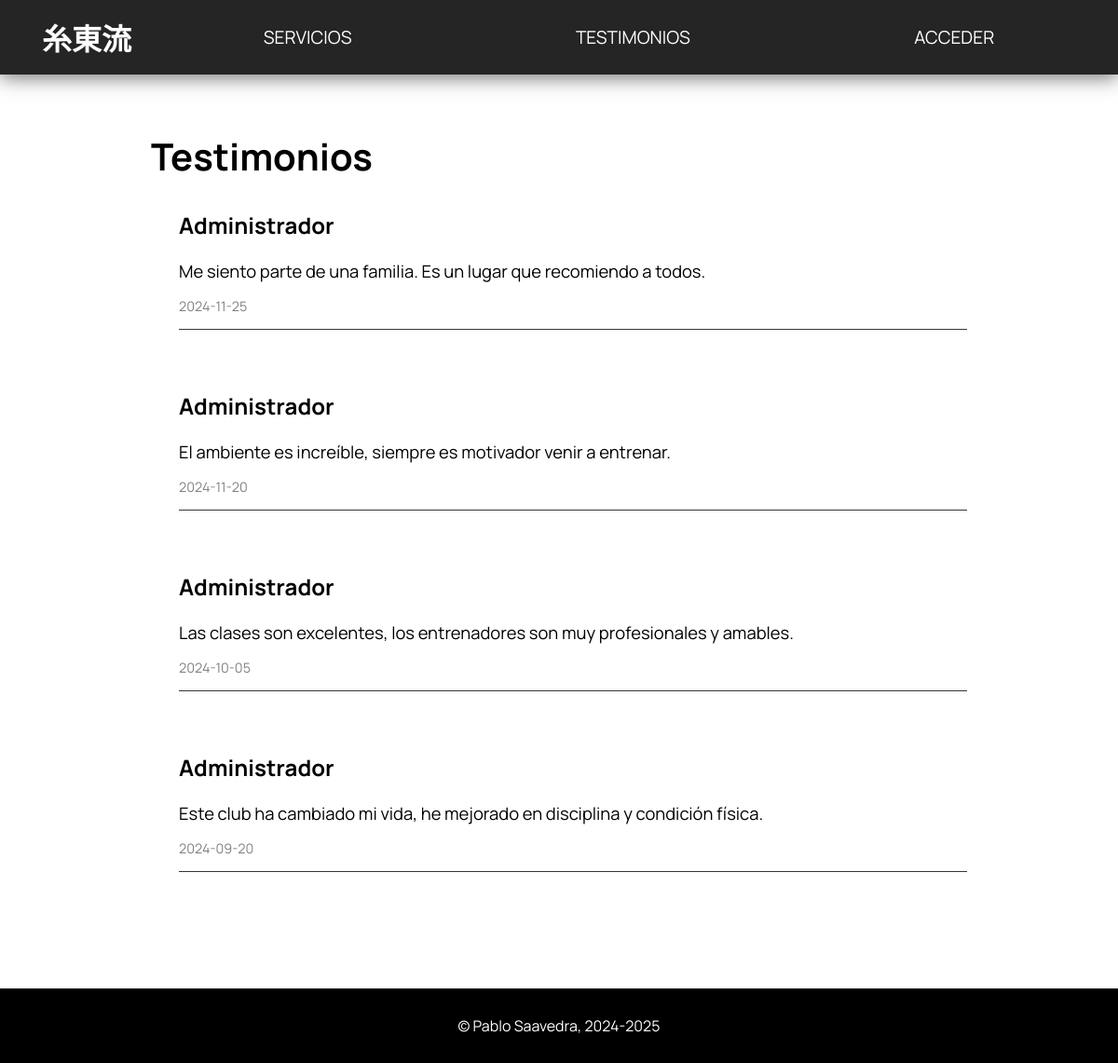
The page /paginas/testimonios/testimonios.php on the database as committed earlier.
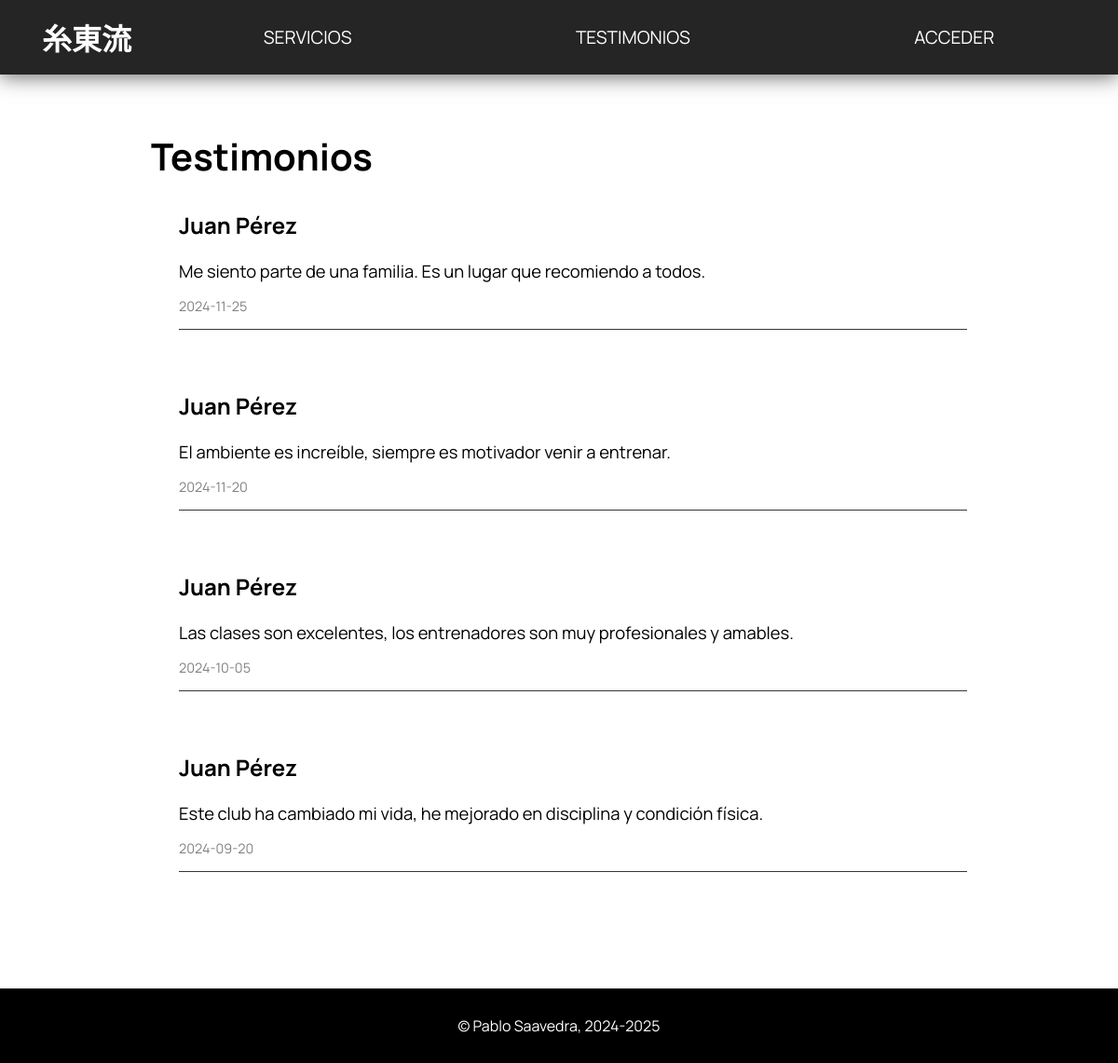
The same page on the database as committed later.
### tables this page shows
CREATE TABLE testimonio (
    id INTEGER NOT NULL PRIMARY KEY AUTO_INCREMENT,
    autor INTEGER,
    contenido VARCHAR(255) NOT NULL,
    fecha DATE NOT NULL,
    CONSTRAINT escritopor FOREIGN KEY (autor) REFERENCES socio (id) ON DELETE SET NULL
);

CREATE TABLE socio (
    id INTEGER NOT NULL PRIMARY KEY AUTO_INCREMENT,
    nombre VARCHAR(150) NOT NULL,
    edad INTEGER,
    pass VARCHAR(255) NOT NULL,
    tipo ENUM('admin', 'socio') NOT NULL,
    usuario VARCHAR(255) NOT NULL UNIQUE,
    telefono VARCHAR(15) UNIQUE,
    foto VARCHAR(255)
);

### php/funciones.php (the view, shortened to what this page needs)
<?php
    function dibujarCabecera($ruta_i, $ruta_soc, $ruta_serv, $ruta_tes, $ruta_not, $ruta_cit, $ruta_prod, $ruta_dojo, $ruta_acc, $usuario, $sesion){
        $resultado='';
        $resultado.="
            <header>
                <h1><a href='$ruta_i'>糸東流</a></h1>
                    <nav>
                        <ul>
        ";
        if($sesion == ""){
            $resultado .= "
                <li><a href='$ruta_serv'>SERVICIOS</a></li>
                <li><a href='$ruta_tes'>TESTIMONIOS</a></li>
            ";
        }
        if($sesion != "") {
            if($sesion == "admin"){
                $resultado .= "
                    <li><a href='$ruta_prod/productos.php'>PRODUCTOS</a></li>
                    <li><a href='$ruta_soc/socios.php'>SOCIOS</a></li>
                    <li><a href='$ruta_acc/cerrar-sesion.php'>CERRAR SESIÓN DE ADMINISTRADOR</a></li>
                ";
            } else {
                $resultado .= "
                    <li><a href='$ruta_prod/productos-cli.php'>PRODUCTOS</a></li>
                    <li><a href='$ruta_soc/perfil-socio.php'>PERFIL</a></li>
                    <li><a href='$ruta_acc/cerrar-sesion.php'>CERRAR SESIÓN DE $usuario</a></li>
                ";
            }
        } else {
            $resultado .= "<li><a href='$ruta_acc/acceso.php'>ACCEDER</a></li>";
        }
        $resultado .= "
                    </ul>
                </nav>
            <button id='menu-btn' aria-label='Toggle menu'>&#9776;</button>
            </header>
        ";
        return $resultado;
    }
function imprimirTestimonios($conexion){
    $resultado='';
        $sql='SELECT testimonio.id,nombre,contenido,fecha FROM socio
        JOIN testimonio ON socio.id=testimonio.autor
        ORDER BY fecha DESC';
    $consulta=$conexion->prepare($sql);
    $consulta->execute();
    $consulta->bind_result($id, $nombre, $texto, $fecha);
    while($consulta->fetch()){
        $resultado.="
            <div class='card-testimonio'>
                <h2>$nombre</h2>
                <p>$texto</p>
                <p>$fecha</p>
            </div>
        ";
    }
    return $resultado;
}

### paginas/testimonios/testimonios.php (shortened to what this page needs)
<!DOCTYPE html>
<html lang="es">
<head>
    <link rel="stylesheet" href="../../css/style.css">
    <link rel="stylesheet" href="../../css/style_testimonios.css">
</head>
<body>
    <main class='principal-testimonios'>
        <?php
            $usuario = isset($_SESSION["nombre"]) ? $_SESSION["nombre"] : "";
            $tipo_sesion = isset($_SESSION["tipo"]) ? $_SESSION["tipo"] : "";
            require_once '../../php/funciones.php';
            require_once '../../php/config.php';
            $conexion=conectar($nombre_host, $nombre_usuario, $password_db, $nombre_db);
            $ruta_i="../../index.php";
            $ruta_soc="../socios";
            $ruta_serv="../servicios/servicios.php";
            $ruta_tes="#";
            $ruta_not="../noticias/noticias.php";
            $ruta_cit="../citas/citas.php";
            $ruta_prod = "../productos";
            $ruta_dojo = "../dojo/dojo.php";
            $ruta_acc = "../acceder";
            echo dibujarCabecera($ruta_i, $ruta_soc, $ruta_serv, $ruta_tes, $ruta_not, $ruta_cit, $ruta_prod, $ruta_dojo, $ruta_acc, $usuario, $tipo_sesion);
        ?>
        <section class='testimonios'>
            <h1>Testimonios</h1>
            <div class='contenido-testimonios'>
                <?php
                    echo imprimirTestimonios($conexion);
                ?>
            </div>
        </section>
    </main>
    <?php
        include '../../php/footer.php';
    ?>
</body>
</html>

### php/footer.php
<footer>
    <p>&copy; Pablo Saavedra, 2024-2025</p>
</footer>

### css/style.css (style rules this page uses)
* { margin: 0; padding: 0; box-sizing: border-box; font-family: Manrope; }
body { height: 100vh; display: flex; flex-direction: column; }
main.principal-index, main.principal-socios, main.principal-testimonios, main.principal-servicios, main.principal-noticias, main.principal-citas, main.principal-dojo, main.principal-productos { flex: 1; display: flex; flex-direction: column; }
a:link, a:visited, a:hover, a:active { text-decoration: none; color: inherit; }
header { position: sticky; top: 0; z-index: 1; background-color: rgb(37, 37, 37); box-shadow: 0px 3px 20px rgb(37, 37, 37, 0.65); color: white; height: 80px; display: flex; justify-content: space-between; align-items: center; }
header>h1 { margin: 0px 40px 0px 45px; min-width: 100px; font-size: 2em; font-weight: 600; -webkit-user-drag: none; user-select: none; }
nav { width: 1100px; margin-right: 35px; }
nav ul { display: flex; flex-direction: row; justify-content: space-around; gap: 45px; padding: 0; margin: 0; }
nav ul li { list-style-type: none; font-size: 1.2rem; }
li a { display: flex; justify-content: center; align-items: center; height: 100%; }
nav ul li, #menu-btn, header>h1 { transition: 0.2s ease; }
footer { background-color: black; color: white; margin-top: auto; min-height: 80px; display: flex; justify-content: center; align-items: center; }
footer p { margin: 0; }

### css/style_testimonios.css (style rules this page uses)
section.testimonios { width: 73%; max-width: 1180px; align-self: center; padding: 60px 0px 60px 0px; }
section.testimonios h1 { font-size: 40px; margin-bottom: 30px; }
div.contenido-testimonios { padding-left: 30px; }
div.card-testimonio { border-bottom: 1px solid rgb(54, 54, 54); margin-bottom: 65px; }
div.card-testimonio h2 { margin-bottom: 20px; font-size: 1.5em; }
div.card-testimonio p { font-size: 1.15em; margin-bottom: 15px; }
div.card-testimonio p+p { font-size: 0.9em; color: grey; }

Rows that differ between the two databases and show on the page:
changed testimonio "Me siento parte de una familia. Es un lugar que recomiendo a todos.": autor.nombre "Administrador" → "Juan Pérez"
changed testimonio "El ambiente es increíble, siempre es motivador venir a entrenar.": autor.nombre "Administrador" → "Juan Pérez"
changed testimonio "Las clases son excelentes, los entrenadores son muy profesionales y amables.": autor.nombre "Administrador" → "Juan Pérez"
changed testimonio "Este club ha cambiado mi vida, he mejorado en disciplina y condición física.": autor.nombre "Administrador" → "Juan Pérez"
